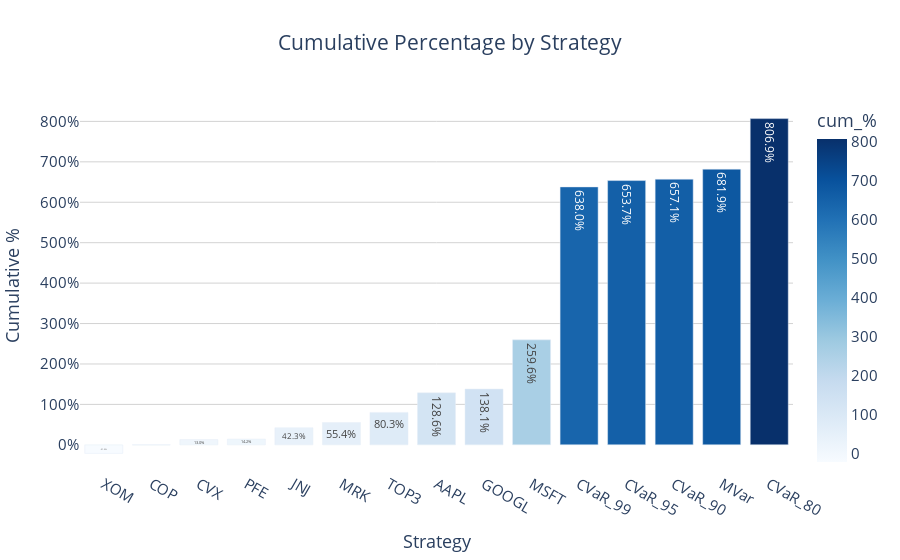

Notebook code for this chart:
### Code cell
df = summary.sort_values(by="cum_%").copy()
df["cum_%_str"] = df["cum_%"].map(lambda x: f"{x:.1f}%")

fig = pexp.bar(
    df,
    x="index",
    y="cum_%",
    text="cum_%_str",
    color="cum_%",  # Color intensity by percentage
    color_continuous_scale="Blues",  # Choose your color theme
    title="Cumulative Percentage by Strategy"
)

# Customize layout
fig.update_layout(
    xaxis_title="Strategy",
    yaxis_title="Cumulative %",
    title_x=0.5,
    plot_bgcolor="white",
    font=dict(size=15),
    xaxis=dict(showgrid=False),
    yaxis=dict(ticksuffix="%", showgrid=True, gridcolor="lightgray"),
)

# Set text position and size
fig.update_traces(
    textposition="inside",
    textfont_size=12
)

fig.show()

### Figure 1 — Plotly figure (JSON) as saved in the notebook; plotly's stock layout.template omitted (floating-point values rounded to 4 significant figures)
{"data": [{"hovertemplate": "index=%{x}<br>cum_%=%{marker.color}<br>cum_%_str=%{text}<extra></extra>", "legendgroup": "", "marker": {"color": [-21.19, -0.26, 12.96, 14.17, 42.3, 55.36, 80.28, 128.6, 138.1, 259.6, 638.0, 653.7, 657.1, 681.9, 806.9], "coloraxis": "coloraxis", "pattern": {"shape": ""}}, "name": "", "orientation": "v", "showlegend": false, "text": ["-21.2%", "-0.3%", "13.0%", "14.2%", "42.3%", "55.4%", "80.3%", "128.6%", "138.1%", "259.6%", "638.0%", "653.7%", "657.1%", "681.9%", "806.9%"], "textfont": {"size": 12}, "textposition": "inside", "type": "bar", "x": ["XOM", "COP", "CVX", "PFE", "JNJ", "MRK", "TOP3", "AAPL", "GOOGL", "MSFT", "CVaR_99", "CVaR_95", "CVaR_90", "MVar", "CVaR_80"], "xaxis": "x", "y": [-21.19, -0.26, 12.96, 14.17, 42.3, 55.36, 80.28, 128.6, 138.1, 259.6, 638.0, 653.7, 657.1, 681.9, 806.9], "yaxis": "y"}], "layout": {"barmode": "relative", "coloraxis": {"colorbar": {"title": {"text": "cum_%"}}, "colorscale": [[0, "rgb(247,251,255)"], [0.125, "rgb(222,235,247)"], [0.25, "rgb(198,219,239)"], [0.375, "rgb(158,202,225)"], [0.5, "rgb(107,174,214)"], [0.625, "rgb(66,146,198)"], [0.75, "rgb(33,113,181)"], [0.875, "rgb(8,81,156)"], [1, "rgb(8,48,107)"]]}, "font": {"size": 15}, "legend": {"tracegroupgap": 0}, "plot_bgcolor": "white", "title": {"text": "Cumulative Percentage by Strategy", "x": 0.5}, "xaxis": {"anchor": "y", "domain": [0, 1], "showgrid": false, "title": {"text": "Strategy"}}, "yaxis": {"anchor": "x", "domain": [0, 1], "gridcolor": "lightgray", "showgrid": true, "ticksuffix": "%", "title": {"text": "Cumulative %"}}}}
